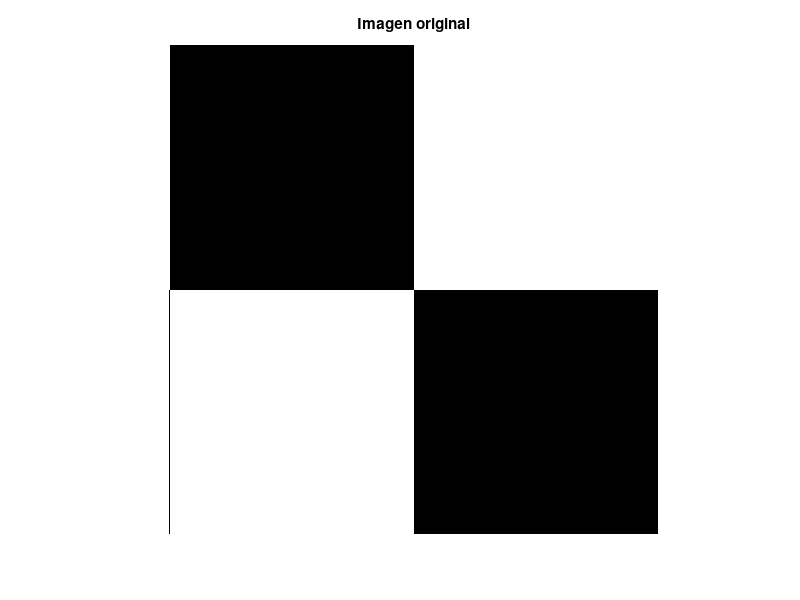
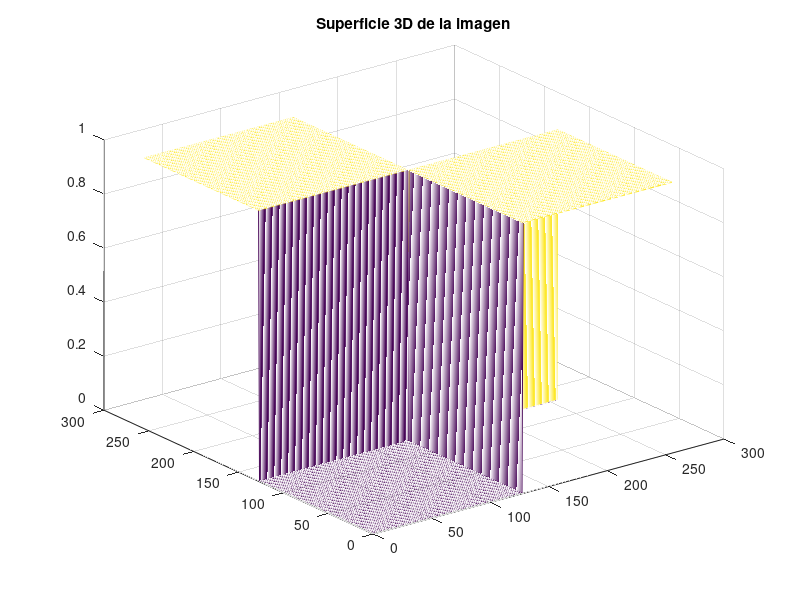

The MATLAB source for these figures, in order: (Note: this script raises an error after producing the figures.)
%% Práctica 4:
clc; clearvars; close all;
% addpath('I:\vc\sample images');

%% Creación de una imagen binaria y visualización en 3D

im = ones(256); 
im(1:128, 1:128) = 0; 
im(129:256, 129:256) = 0; 

% Mostrar la imagen original
figure, imshow(im), title('Imagen original');

% Visualizar la imagen como una superficie 3D
figure, mesh(im), title('Superficie 3D de la imagen');

%% Convolución manual
% Copiar la imagen original para aplicar convolución manual


result = ones(256);
[n, m] = size(im);


% Definir el kernel de convolución (filtro promedio)
h = [0, 1, 0; 
    1, 2, 1; 
    0, 1, 0] / 6;

% Aplicar convolución manualmente (cropping)
for i = 2:n-1
    for j = 2:m-1
        result(i,j) = sum(im(i-1:i+1, j-1:j+1) .* h, "all");
    end
end

% Mostrar el resultado de la convolución manual
figure, imshow(result, []), title('Imagen después de convolución manual');

%% Convolución usando imfilter
% Aplicar convolución usando la función imfilter
res = imfilter(im, h,'conv');

% Mostrar el resultado de la convolución automática
figure, imshow(res, []), title('Convolución usando imfilter');

%% Filtro de promedio 31x31
% Definir un filtro de promedio de tamaño 31x31
h2 = ones(31) / (31 * 31);

% Aplicar el filtro a la imagen
res2 = imfilter(double(im), h2);

% Mostrar el resultado del filtro de promedio
figure, imshow(res2, []), title('Convolución con filtro promedio 31x31');

%% Filtro con padding replicado
% Aplicar el mismo filtro pero con padding replicado
res3 = imfilter(double(im), h2, 'replicate');

% Mostrar el resultado con padding replicado
figure, imshow(res3, []), title('Convolución con padding replicado');



%% Adición de ruido gaussiano
% Leer una nueva imagen
im = imread('gull.tif');

% Mostrar la imagen original
figure, imshow(im), title('Imagen original');

% Añadir ruido gaussiano a la imagen
img = imnoise(im, 'gaussian');

% Mostrar la imagen con ruido gaussiano
figure, imshow(img), title('Imagen con ruido gaussiano');

%% Filtrado gaussiano
% Crear un filtro gaussiano de tamaño 7x7 y sigma=2
h = fspecial('gaussian', 7, 2);

% Aplicar el filtro gaussiano a la imagen con ruido
res = imfilter(img, h, 'conv');

% Mostrar el resultado del filtrado gaussiano
figure, imshow(res, []), title('Imagen filtrada con filtro gaussiano');

%% Adición de ruido "salt & pepper"
% Añadir ruido "salt & pepper" a la imagen
imsp = imnoise(im, 'salt & pepper');

% Mostrar la imagen con ruido "salt & pepper"
figure, imshow(imsp), title('Imagen con ruido salt & pepper');

%% Filtrado gaussiano para ruido "salt & pepper"
% Aplicar el filtro gaussiano a la imagen con ruido "salt & pepper"
res2 = imfilter(double(imsp), h);

figure, imshow(res2, []), title('Imagen filtrada con filtro gaussiano');

%Probemos un filtro no lineal
res3 = medfilt2(imsp,[5,5]);
figure, imshow(res3),title('imagen filtrado mediana salt & pepper')